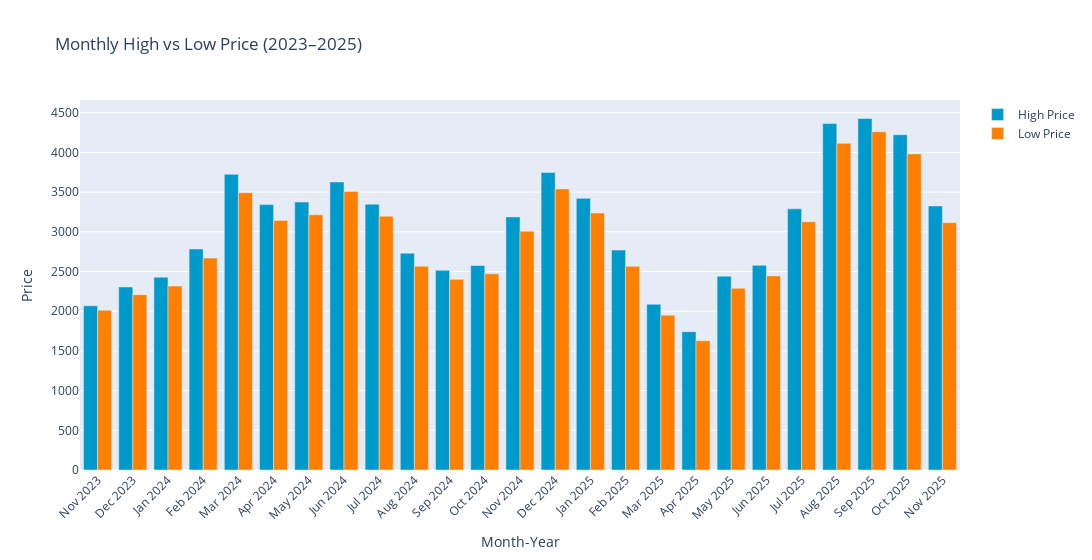

Notebook code for this chart:
### Code cell
df['MonthYear'] = df['timestamp'].dt.to_period('M').astype(str)

monthwise = (
    df.groupby('MonthYear')[['high', 'low']]
    .mean()
    .reset_index()
)

monthwise['MonthYear'] = pd.to_datetime(monthwise['MonthYear'])
monthwise = monthwise.sort_values('MonthYear')

monthwise['MonthYear'] = monthwise['MonthYear'].dt.strftime('%b %Y')

# Plotly chart
fig = go.Figure()

fig.add_trace(go.Bar(
    x=monthwise['MonthYear'],
    y=monthwise['high'],
    name='High Price',
    marker_color='rgb(0, 153, 204)'   
))

fig.add_trace(go.Bar(
    x=monthwise['MonthYear'],
    y=monthwise['low'],
    name='Low Price',
    marker_color='rgb(255, 128, 0)'   
))

fig.update_layout(
    barmode='group',
    xaxis_tickangle=-45,
    title='Monthly High vs Low Price (2023–2025)',
    xaxis_title='Month-Year',
    yaxis_title='Price',
    width=1200
)

fig.show()

### Figure 1 — Plotly figure (JSON) as saved in the notebook; plotly's stock layout.template omitted (floating-point values rounded to 4 significant figures)
{"data": [{"marker": {"color": "rgb(0, 153, 204)"}, "name": "High Price", "type": "bar", "x": ["Nov 2023", "Dec 2023", "Jan 2024", "Feb 2024", "Mar 2024", "Apr 2024", "May 2024", "Jun 2024", "Jul 2024", "Aug 2024", "Sep 2024", "Oct 2024", "Nov 2024", "Dec 2024", "Jan 2025", "Feb 2025", "Mar 2025", "Apr 2025", "May 2025", "Jun 2025", "Jul 2025", "Aug 2025", "Sep 2025", "Oct 2025", "Nov 2025"], "y": [2068.0, 2306.0, 2428.0, 2784.0, 3725.0, 3343.0, 3375.0, 3629.0, 3348.0, 2731.0, 2515.0, 2576.0, 3188.0, 3746.0, 3422.0, 2770.0, 2088.0, 1742.0, 2441.0, 2578.0, 3290.0, 4365.0, 4428.0, 4224.0, 3327.0]}, {"marker": {"color": "rgb(255, 128, 0)"}, "name": "Low Price", "type": "bar", "x": ["Nov 2023", "Dec 2023", "Jan 2024", "Feb 2024", "Mar 2024", "Apr 2024", "May 2024", "Jun 2024", "Jul 2024", "Aug 2024", "Sep 2024", "Oct 2024", "Nov 2024", "Dec 2024", "Jan 2025", "Feb 2025", "Mar 2025", "Apr 2025", "May 2025", "Jun 2025", "Jul 2025", "Aug 2025", "Sep 2025", "Oct 2025", "Nov 2025"], "y": [2012.0, 2209.0, 2316.0, 2670.0, 3494.0, 3144.0, 3215.0, 3508.0, 3197.0, 2568.0, 2402.0, 2471.0, 3007.0, 3541.0, 3237.0, 2566.0, 1951.0, 1629.0, 2288.0, 2444.0, 3127.0, 4115.0, 4261.0, 3982.0, 3115.0]}], "layout": {"barmode": "group", "title": {"text": "Monthly High vs Low Price (2023–2025)"}, "width": 1200, "xaxis": {"tickangle": -45, "title": {"text": "Month-Year"}}, "yaxis": {"title": {"text": "Price"}}}}
